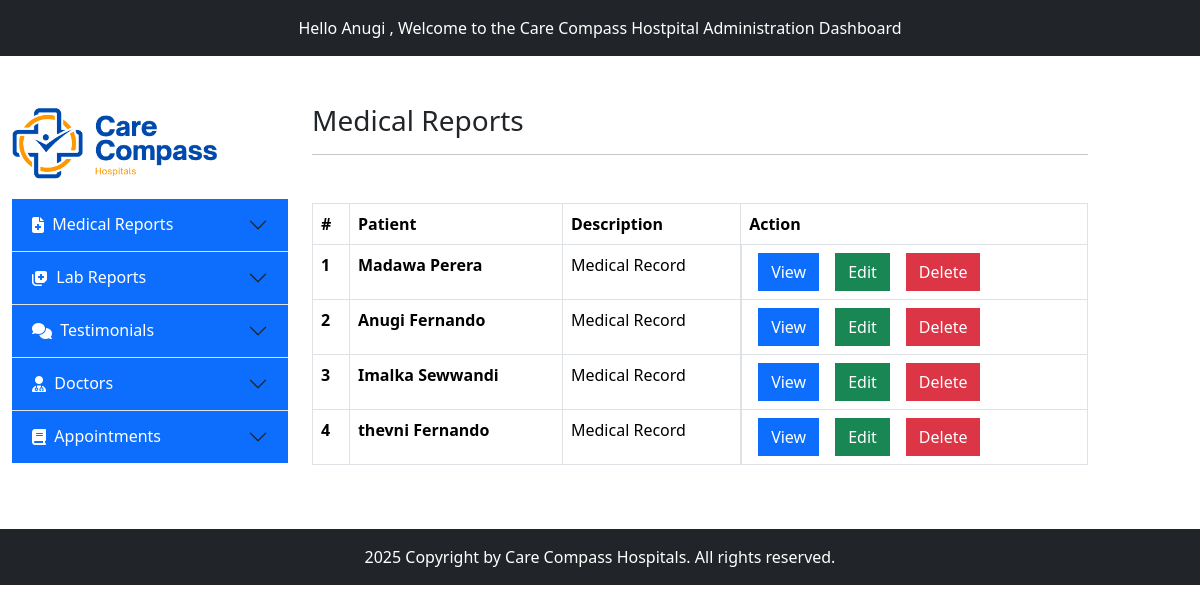
The app's page /admin/manage-medical-tests.php with its own data.
### tables this page shows
CREATE TABLE IF NOT EXISTS `medicalreports` (
  `Id` int NOT NULL AUTO_INCREMENT,
  `note` varchar(225) NOT NULL,
  `patient` varchar(225) NOT NULL,
  `file` varchar(225) NOT NULL,
  PRIMARY KEY (`Id`)
);

CREATE TABLE IF NOT EXISTS `users` (
  `Id` int NOT NULL AUTO_INCREMENT,
  `full_name` varchar(225) NOT NULL,
  `email` varchar(225) NOT NULL,
  `telephone` varchar(225) NOT NULL,
  `password` varchar(225) NOT NULL,
  `is_deleted` int NOT NULL,
  PRIMARY KEY (`Id`)
);

### admin/manage-medical-tests.php (the view)
<?php include 'inc/header.php'; ?>
<section class="mt-5">
    <div class="container-fluid ">
        <div class="row">
            <?php include 'inc/sidebar.php'; ?>
            <div class="col-md-8">
                <h3>Medical Reports</h3>
                <hr class="mb-5">
                <table class="table table-bordered">
                    <thead>
                        <tr>
                            <th scope="col">#</th>
                            <th scope="col">Patient</th>
                            <th scope="col">Description</th>
                            <th scope="col">Action</th>
                        </tr>
                    </thead>
                    <tbody>
                        <?php
                        $sql = "SELECT medicalreports.Id, medicalreports.note, users.full_name AS full_name, medicalreports.patient, medicalreports.file FROM medicalreports JOIN users ON medicalreports.patient = users.Id";
                        $result = $conn->query($sql);
                        if ($result->num_rows > 0) {
                            $x=1;
                            while ($row = $result->fetch_assoc()) {
                                echo '
                                    <tr>
                                        <th>'.$x.'</th>
                                        <th>' . $row['full_name'] . '</th>
                                        <td>' . $row['note'] . '</td>
                                        <td class="d-flex ">
                                            <a href="reports/' . $row['file'] . '" class="btn btn-primary rounded-0 mx-2" target="_blank">View</a>
                                            <form action="edit-medical-records.php" method="post">
                                                <input type="text" name="record-owner" value="' . $row['Id'] . '" class="d-none">
                                                <button type="submit" class="btn btn-success rounded-0 mx-2">Edit</button>
                                            </form>
                                            <form action="delete-medical-records.php" method="post">
                                                <input type="text" name="record-owner" value="' . $row['Id'] . '" class="d-none">
                                                <button type="submit" class="btn btn-danger rounded-0 mx-2">Delete</button>
                                            </form>
                                        </td>
                                    </tr>
                                ';
                            $x++;
                            }
                        }
                        ?>
                    </tbody>
                </table>
            </div>
        </div>
    </div>
</section>
<?php include 'inc/footer.php'; ?>

### records on screen
medicalreports: users.full_name "Madawa Perera", note "Medical Record"
medicalreports: users.full_name "Anugi Fernando", note "Medical Record"
medicalreports: users.full_name "Imalka Sewwandi", note "Medical Record"
medicalreports: users.full_name "thevni Fernando", note "Medical Record"
